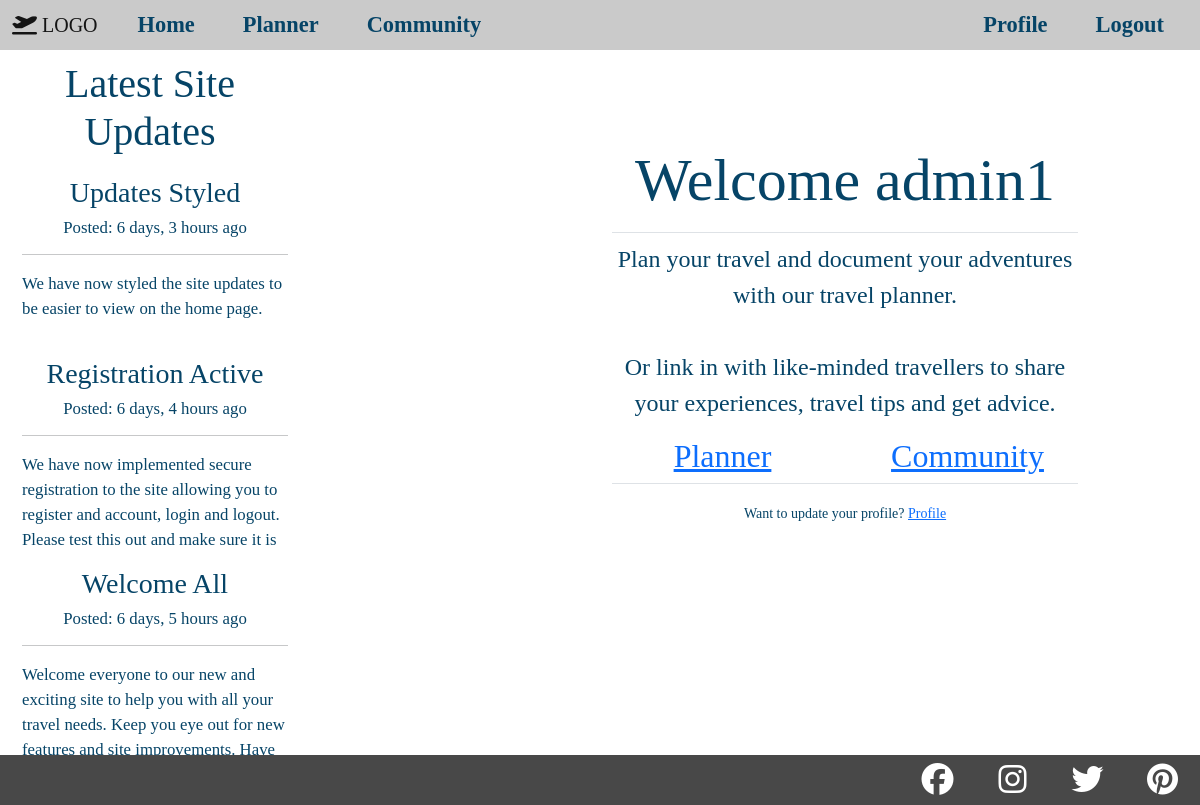
The app's page / (signed in) with its own data.
### site_updates/models.py (models this page shows, shortened)
class Update(models.Model):
    topic = models.ForeignKey(UpdateCatagory, on_delete=models.CASCADE)
    title = models.CharField(max_length=100)
    content = models.TextField()
    update_image = models.ImageField(default=None, upload_to='media/update_pics/', blank=True)
    published_on = models.DateTimeField(auto_now_add=True)
    updated_on = models.DateTimeField(auto_now=True)
    status = models.IntegerField(choices=STATUS, default=0)
    class Meta:
        ordering = ('-published_on',)

### home/views.py (the view)
# urls.py: path('', TravelHome.as_view(), name="travel-home"),
class TravelHome(View):
    def get(self, request):
        updates = Update.objects.filter(status=1).order_by('-published_on')[0:3]
        if request.user.is_authenticated:
            return render(
                request,
                "home/travel-home.html",
                {
                    "tab_title": "Home",
                    "updates": updates,
                },
            )
        else:
            return redirect('home-login')

### home/templates/home/travel-home.html (shortened to what this page needs)
{% extends "home/home-base.html" %}
{% load crispy_forms_tags %}
{% block form-content %}
    <fieldset class="form-group welcome">
        <legend class="border-bottom mb-2 p-2 text-center">
            <h4>
                Welcome {{ user.username }}
                <br>
            </h4>
        </legend>
        <p class="text-center">Plan your travel and document your adventures with our travel planner.<br><br>
            Or link in with like-minded  travellers to share your experiences, travel tips and get advice.</p>
        <div class="row">
            <div class="col">
                <a href="{% url 'country-map' %}"><h5 class="text-center">Planner</h5></a>
            </div>
            <div class="col">
                <a href="#"><h5 class="text-center">Community</h5></a>
            </div>
        </div>
    </fieldset>
    <div class="border-top pt-3 mb-3 text-center">
        <small class="p-font">
            Want to update your profile? <a class="ml-2" href="#">Profile</a>
        </small>
    </div>
{% endblock form-content %}

### home/templates/home/home-base.html (shortened to what this page needs)
{% extends "home/base.html" %}
{% block content %}
    <div class="row m-0">
        <div class="d-none d-lg-block col-3 admin-updates-col-main">
            <div class="updates-intro">
                <h4 class="text-center">Latest Site Updates</h4>
            </div>
            {% for update in updates %}
                <div class="update-container">
                    <h4 class="text-center">{{ update.title }}</h4>
                    <h6 class="text-center">Posted: {{ update.published_on|timesince }} ago</h6>
                    <hr>
                    <P>{{ update.content }}</P>
                </div>
            {% endfor %}
            <a class="btn btn-all-topics" href="{% url 'all-admin-updates' %}">See all updates</a>
        </div>
        <div class="col">
            <div class="row home-mid-row">
                <div class="col-1 col-sm-3 col-lg-6">
                </div>
                <div class="col home-welcome-container">
                    <div class="home-form-container">
                        {% block form-content %}
                        {% endblock form-content%}
                    </div>
                </div>
                <div class="col-1">
                </div>
            </div>
        </div>
    </div>
{% endblock content %}

### home/templates/home/base.html (shortened to what this page needs)
{% load static %}
<!DOCTYPE html>
<html lang="en">
<head>
    <link href="https://cdn.jsdelivr.net/npm/bootstrap@5.2.3/dist/css/bootstrap.min.css" rel="stylesheet">
    <link rel="stylesheet" href="https://cdn.jsdelivr.net/npm/bootstrap-icons@1.10.3/font/bootstrap-icons.css">
    <link rel="stylesheet" href="{% static 'css/main.css' %}">
</head>
<body>
        <section class="navigation">
            <nav class="navbar navbar-expand-lg">
                <div class="container-fluid fixed-top header-grey">
                    <a class="navbar-brand" href="#"><i class="fa-solid fa-plane-departure"></i> LOGO</a>
                    <div class="offcanvas offcanvas-end" data-bs-backdrop="true" tabindex="-1" id="offcanvas" aria-labelledby="offcanvasLabel">
                        <div class="top-box">
                            <div class="offcanvas-body">
                                <div class="navbar-nav mr-auto">
                                    <a class="nav-item nav-link px-lg-4" href="{% url 'travel-home' %}">Home</a>
                                    <a class="nav-item nav-link px-lg-4" href="{% url 'country-map' %}">Planner</a>
                                    <a class="nav-item nav-link px-lg-4" href="#">Community</a>
                                </div>
                                <div class="navbar-nav ms-auto">
                                    {% if user.is_authenticated %}
                                    <a class="nav-item nav-link px-lg-4" href="#">Profile</a>
                                    <a class="nav-item nav-link px-lg-4" href="{% url 'home-logout' %}">Logout</a>
                                    {% else %}
                                    <a class="nav-item nav-link px-lg-4" href="{% url 'home-login' %}">Login</a>
                                    <a class="nav-item nav-link px-lg-4" href="{% url 'home-register' %}">Register</a>
                                    {% endif %}
                                </div>
                            </div>
                        </div>
                    </div>
                </div>
            </nav>
        </section>
        <main class="main-section">
            {% block content %}
            {% endblock %}
        </main>
        <section id="footer">
            <div class="h-100 d-flex justify-content-end">
                <div class="footer-icons"><a href="#"><i class="social-icons fa-brands fa-facebook"></i></a></div>
                <div class="footer-icons"><a href="#"><i class="social-icons fa-brands fa-instagram"></i></a></div>
                <div class="footer-icons"><a href="#"><i class="social-icons fa-brands fa-twitter"></i></a></div>
                <div class="footer-icons"><a href="#"><i class="social-icons fa-brands fa-pinterest"></i></a></div>
            </div>
        </section>
</body>
</html>

### static/css/main.css (style rules this page uses)
* { padding: 0; margin: 0; box-sizing: border-box; }
h1, h2, h3, h4, h5, h6 { font-family: 'Lora', serif; }
a { font-family: 'Lora', serif; }
p { font-family: 'Merriweather', serif; }
@media (min-width: 768px) { h4 { font-size: 200%; } }
@media (min-width: 768px) { h5 { font-size: 160%; } }
@media (min-width: 768px) { h6 { font-size: 140%; } }
@media (min-width: 768px) { p { font-size: 140%; } }
@media (min-width: 992px) { h4 { font-size: 250%; } }
@media (min-width: 992px) { h5 { font-size: 200%; } }
@media (min-width: 992px) { h6 { font-size: 150%; } }
@media (min-width: 992px) { p { font-size: 150%; } }
.offcanvas { background-color: rgb(6, 68, 103); color: rgb(255, 255, 255); z-index: 1500; }
.header-grey { background-color: rgb(202, 202, 202); height: 50px; }
.nav-item { color: rgb(6, 68, 103); font-weight: bold; font-size: 140%; }
.social-icons { font-size: xx-large; }
#footer { position: fixed; height: 50px; background-color: rgb(72, 72, 72); bottom: 0px; left: 0px; right: 0px; margin-bottom: 0px; }
.footer-icons { height: 100%; width: 75px; display: flex; justify-content: center; align-items: center; }
.updates-intro { background-color: rgba(255, 255, 255, .9); margin-top: 10px; }
.update-container { background-color: rgba(255, 255, 255, .9); padding-left: 10px; padding-top: 10px; font-size: 70%; overflow-x: none; overflow-y: scroll; max-height: 200px; margin-top: 10px; }
.update-container p, .update-container h4, .update-container h6, .updates-intro h4 { color: rgb(6, 68, 103); }
.btn-all-topics { display: flex; justify-content: center; background-color: rgb(6, 68, 103); color: white; margin-top: 10px; }
.social-icons { color: white; }
.admin-updates-col-main { background-color: rgba(255, 255, 255, 0.5); position: absolute; top: 0; bottom: 0; left: 0; width: 25vw; margin-top: 50px; }
.home-welcome-container { background-color: rgba(255, 255, 255, 0.9); border-radius: 0px 25px 0px 25px; color: rgb(6, 68, 103); }
.home-mid-row { margin: 15vh 0 80px 0; }
.p-font { font-family: 'Merriweather', serif; color: rgb(6, 68, 103); }

### home/templates/home/snippets/home-styles.html (style rules this page uses)
body { background-image: url('https://django-travel-app.s3.eu-west-2.amazonaws.com/images/home/home_background_img_small.jpg'); background-repeat: no-repeat; background-attachment: fixed; background-size: cover; }

### records on screen
Update: title "Updates Styled", published_on "6 days, 3 hours", content "We have now styled the site updates to be easier to view on the home page."
Update: title "Registration Active", published_on "6 days, 4 hours", content "We have now implemented secure registration to the site allowing you to register and account, login and logout. Please test this out and make sure it is…"
Update: title "Welcome All", published_on "6 days, 5 hours", content "Welcome everyone to our new and exciting site to help you with all your travel needs. Keep you eye out for new features and site improvements. Have…"

### other values on screen
{{ user.username }} "admin1"
